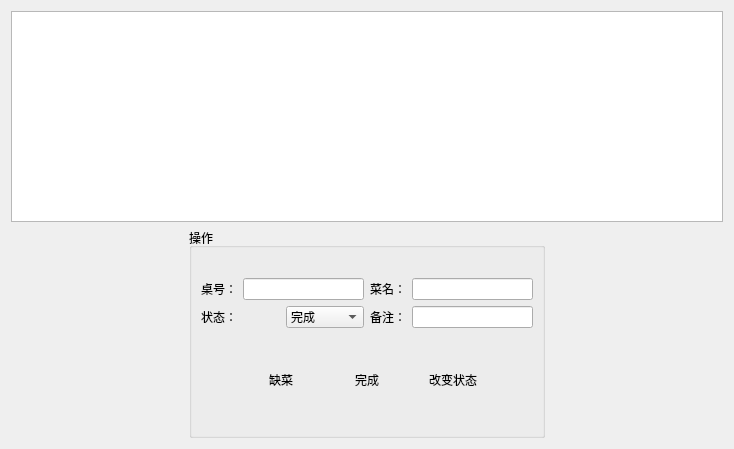
<?xml version="1.0" encoding="UTF-8"?>
<ui version="4.0">
 <class>OrderinfoWidget</class>
 <widget class="QWidget" name="OrderinfoWidget">
  <property name="geometry">
   <rect>
    <x>0</x>
    <y>0</y>
    <width>734</width>
    <height>449</height>
   </rect>
  </property>
  <property name="windowTitle">
   <string>Form</string>
  </property>
  <layout class="QVBoxLayout" name="verticalLayout_4">
   <item>
    <widget class="QTableView" name="tableView"/>
   </item>
   <item>
    <layout class="QHBoxLayout" name="horizontalLayout_8">
     <item>
      <spacer name="horizontalSpacer_3">
       <property name="orientation">
        <enum>Qt::Horizontal</enum>
       </property>
       <property name="sizeHint" stdset="0">
        <size>
         <width>40</width>
         <height>20</height>
        </size>
       </property>
      </spacer>
     </item>
     <item>
      <widget class="QGroupBox" name="groupBox">
       <property name="sizePolicy">
        <sizepolicy hsizetype="Preferred" vsizetype="Expanding">
         <horstretch>0</horstretch>
         <verstretch>0</verstretch>
        </sizepolicy>
       </property>
       <property name="minimumSize">
        <size>
         <width>130</width>
         <height>0</height>
        </size>
       </property>
       <property name="title">
        <string>操作</string>
       </property>
       <layout class="QVBoxLayout" name="verticalLayout_3">
        <item>
         <layout class="QHBoxLayout" name="horizontalLayout_6">
          <item>
           <layout class="QVBoxLayout" name="verticalLayout">
            <item>
             <layout class="QHBoxLayout" name="horizontalLayout_2">
              <item>
               <widget class="QLabel" name="label">
                <property name="text">
                 <string>桌号：</string>
                </property>
               </widget>
              </item>
              <item>
               <widget class="QLineEdit" name="lineEdit_tableId"/>
              </item>
             </layout>
            </item>
            <item>
             <layout class="QHBoxLayout" name="horizontalLayout_4">
              <item>
               <widget class="QLabel" name="label_3">
                <property name="text">
                 <string>状态：</string>
                </property>
               </widget>
              </item>
              <item>
               <widget class="QComboBox" name="comboBox_statue">
                <item>
                 <property name="text">
                  <string>完成</string>
                 </property>
                </item>
                <item>
                 <property name="text">
                  <string>未完成</string>
                 </property>
                </item>
               </widget>
              </item>
             </layout>
            </item>
           </layout>
          </item>
          <item>
           <layout class="QVBoxLayout" name="verticalLayout_2">
            <item>
             <layout class="QHBoxLayout" name="horizontalLayout_3">
              <item>
               <widget class="QLabel" name="label_2">
                <property name="text">
                 <string>菜名：</string>
                </property>
               </widget>
              </item>
              <item>
               <widget class="QLineEdit" name="lineEdit_menuName"/>
              </item>
             </layout>
            </item>
            <item>
             <layout class="QHBoxLayout" name="horizontalLayout_5">
              <item>
               <widget class="QLabel" name="label_4">
                <property name="text">
                 <string>备注：</string>
                </property>
               </widget>
              </item>
              <item>
               <widget class="QLineEdit" name="lineEdit_remark"/>
              </item>
             </layout>
            </item>
           </layout>
          </item>
         </layout>
        </item>
        <item>
         <layout class="QHBoxLayout" name="horizontalLayout_7">
          <item>
           <spacer name="horizontalSpacer">
            <property name="orientation">
             <enum>Qt::Horizontal</enum>
            </property>
            <property name="sizeHint" stdset="0">
             <size>
              <width>40</width>
              <height>20</height>
             </size>
            </property>
           </spacer>
          </item>
          <item>
           <layout class="QHBoxLayout" name="horizontalLayout">
            <item>
             <widget class="QPushButton" name="pbnLackMenu">
              <property name="minimumSize">
               <size>
                <width>70</width>
                <height>50</height>
               </size>
              </property>
              <property name="text">
               <string>缺菜</string>
              </property>
              <property name="flat">
               <bool>true</bool>
              </property>
             </widget>
            </item>
            <item>
             <widget class="QPushButton" name="pbnok">
              <property name="minimumSize">
               <size>
                <width>70</width>
                <height>50</height>
               </size>
              </property>
              <property name="text">
               <string>完成</string>
              </property>
              <property name="flat">
               <bool>true</bool>
              </property>
             </widget>
            </item>
            <item>
             <widget class="QPushButton" name="pbnChangeState">
              <property name="minimumSize">
               <size>
                <width>70</width>
                <height>50</height>
               </size>
              </property>
              <property name="text">
               <string>改变状态</string>
              </property>
              <property name="flat">
               <bool>true</bool>
              </property>
             </widget>
            </item>
           </layout>
          </item>
          <item>
           <spacer name="horizontalSpacer_2">
            <property name="orientation">
             <enum>Qt::Horizontal</enum>
            </property>
            <property name="sizeHint" stdset="0">
             <size>
              <width>40</width>
              <height>20</height>
             </size>
            </property>
           </spacer>
          </item>
         </layout>
        </item>
       </layout>
      </widget>
     </item>
     <item>
      <spacer name="horizontalSpacer_4">
       <property name="orientation">
        <enum>Qt::Horizontal</enum>
       </property>
       <property name="sizeHint" stdset="0">
        <size>
         <width>40</width>
         <height>20</height>
        </size>
       </property>
      </spacer>
     </item>
    </layout>
   </item>
  </layout>
 </widget>
 <resources/>
 <connections/>
</ui>
